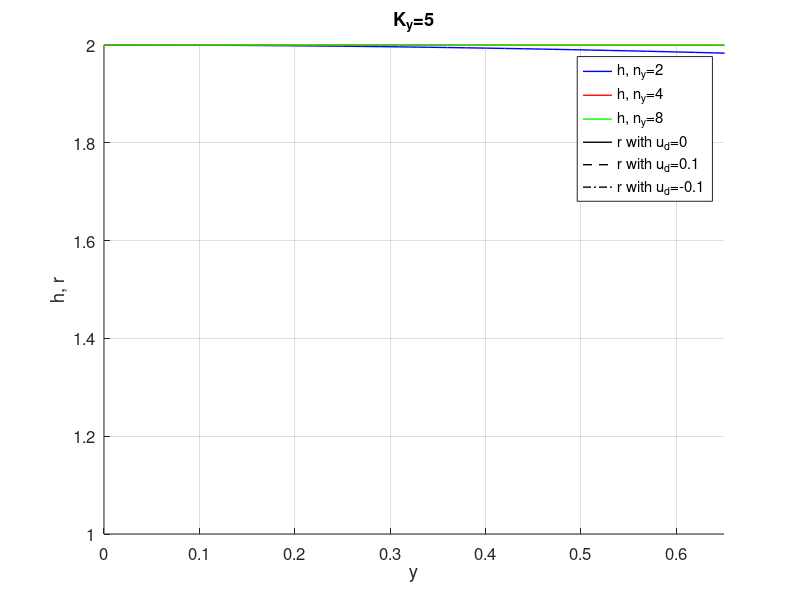

MATLAB code for this plot:
% The script generates the isoclines shown in Fig. 2B for the two-state system - case 2 - 
% by setting K_y (=0.4 and 0.1 as shown in Fig. 2B of the ms).

clc
clear all

% choose K_y value
K_y=input('set the value for K_y in [0.1 0.5] '); 
%K_y=.1; 
%K_y=.4; 

fig=figure;
hold on
grid on

% figure setting
w_1=300;
w_2=300;
line_w=1;

% y vector
y_ss=0:0.01:1;

% parameters
n_y_v=[2 4 8];
u=0.1;
alpha=1;
beta=1;
gamma=1; 
k=1; 
m_x=1;

for idx_n_y=1:length(n_y_v)
    
    % n_y value
    n_y=n_y_v(idx_n_y);
    m_y=(k*alpha*K_y-gamma*(m_x+beta/2))*(1/alpha);
    
    f_y_ss=K_y^n_y./(K_y^n_y+y_ss.^n_y);
    x_ss_nonlin=(m_x+beta.*f_y_ss)./alpha;
     
    r0=k*y_ss-m_y;
    r2=k*y_ss-m_y+u;
    r1=k*y_ss-m_y-u;
    
    if idx_n_y==1
        tag_line_col='-b';
    elseif idx_n_y==2
        tag_line_col='-r';
    elseif idx_n_y==3
        tag_line_col='-g';
    else
        tag_line_col='-c';
    end
    
    % plot h (with different n_y values) vs y
    plot(y_ss,gamma*x_ss_nonlin,tag_line_col,'linewidth',line_w);
    
end

% plot r for different values of the disturbance amplitude
plot(y_ss,r0,'-k','linewidth',line_w)
plot(y_ss,r2,'--k','linewidth',line_w)
plot(y_ss,r1,'-.k','linewidth',line_w)
ylim([1 2])
xlim([0 0.65])
ylabel('isoc. h, r');
legend('h, n_y=2','h, n_y=4','h, n_y=8','r with u_d=0','r with u_d=0.1','r with u_d=-0.1')
str_title=['K_y=',num2str(K_y)];
title(str_title)
ylabel('h, r')
xlabel('y')
set(fig,'Position',[10 10 w_1 w_2]);
set(gca,'FontSize',12)



